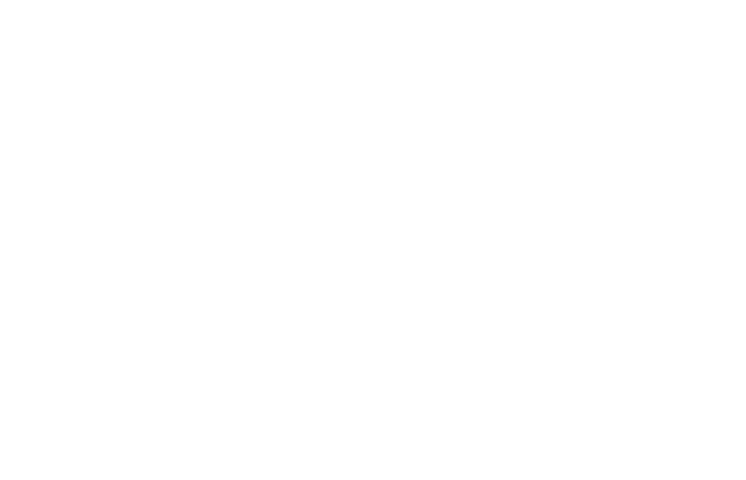
Frame 1 (no input)
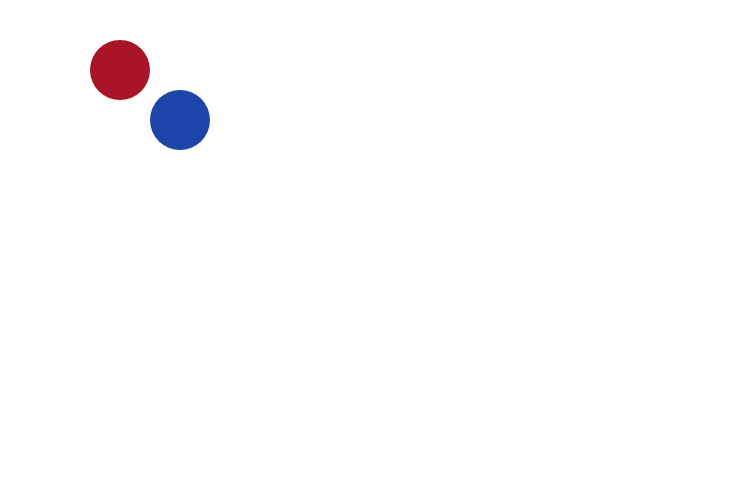
Frame 60 (no input)
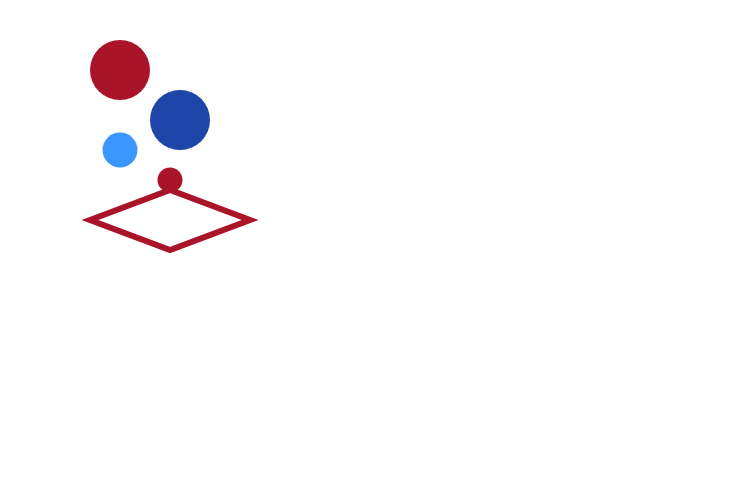
Frame 120 (the mouse pressed at the canvas centre since frame 60)

The p5.js sketch that drew these frames (run headless with seeded random() and noise() and a simulated clock; from frame 60 on, the mouse is pressed at the canvas centre):

// p5.js sketch
// ── sketch.js
let t = 0;

function setup() {
  createCanvas(746, 480);
  textAlign(CENTER, CENTER);
}

function draw() {
  background(255);

  t++;

  // 丸
  noStroke();

  if (t > 20) {
    fill(170, 20, 40);
    circle(120, 70, 60);
  }

  if (t > 40) {
    fill(30, 70, 170);
    circle(180, 120, 60);
  }

  if (t > 60) {
    fill(60, 150, 255);
    circle(120, 150, 35);
  }

  if (t > 80) {
    fill(170, 20, 40);
    circle(170, 180, 25);
  }

  // ロゴ風図形
  strokeWeight(6);
  noFill();

  if (t > 100) {
    stroke(170, 20, 40);
    quad(90, 220, 170, 190, 250, 220, 170, 250);
  }

  if (t > 120) {
    stroke(30, 70, 170);
    line(90, 220, 170, 290);
  }

  if (t > 140) {
    line(250, 220, 250, 290);
  }

  if (t > 160) {
    line(170, 290, 250, 290);
  }

  if (t > 180) {
    line(170, 250, 170, 290);
  }

  // 文字
  noStroke();

  if (t > 200) {
    fill(40);
    textSize(20);
    text("偉大なる平凡人たれ", 520, 70);
  }

  if (t > 220) {
    fill(170, 20, 40);
    textSize(90);
    text("100", 520, 160);
  }

  if (t > 240) {
    textSize(40);
    text("th", 650, 170);
  }

  if (t > 260) {
    textSize(40);
    text("Anniversary", 520, 240);
  }

  if (t > 280) {
    fill(50);
    textSize(24);
    text("SINCE 1928", 520, 290);
  }

  if (t > 300) {
    textSize(18);
    text("学校法人大阪産業大学", 520, 340);
  }

  // アニメーション終了
  if (t > 320) {
    noLoop();
  }
}
